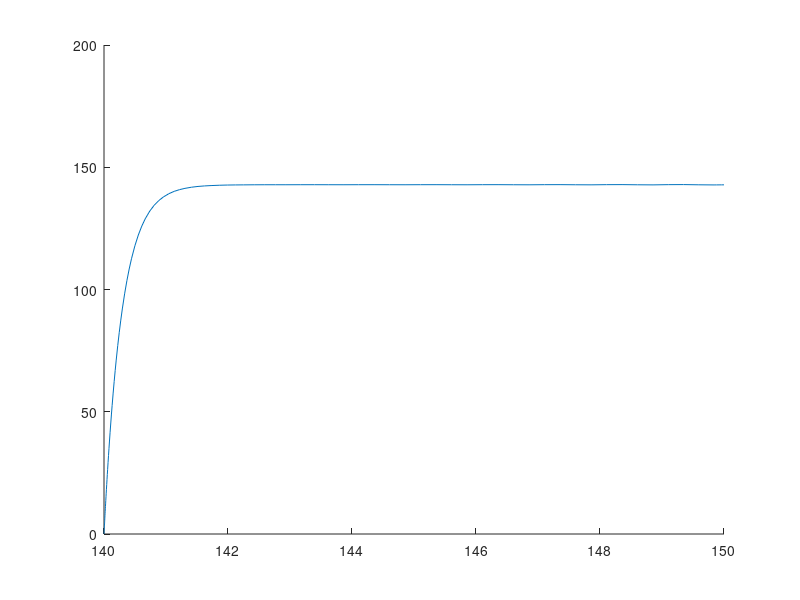

MATLAB code for this plot:
a_0 = 500; % molecules per hour
a_1 = 0.5; % molecules per hour, per existing molecule of A
b = 4; % 1/hrs
figure;
hold on;
    
    dPdt =@(P) (a_0 + a_1*P) - b*P; % Why do we need to redefine the ODE in the loop? *****************
    
    [T, P] = ode45(@(t,x)dPdt(x), [140,150], 0);
    
    plot(T,P);


